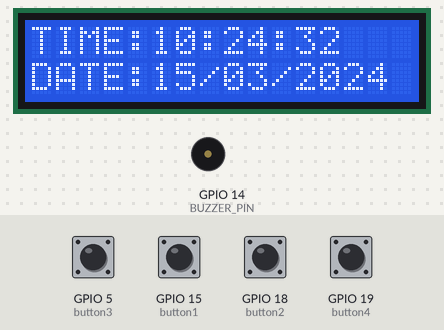
The sketch below on a simulated ESP32. Parts: 16×2 character LCD, buzzer (waves = sounding, pin HIGH). The inputs (shaded band) are chosen by the test bench; at power-on: GPIO 5 (button3), GPIO 15 (button1), GPIO 18 (button2), GPIO 19 (button4) HIGH. WiFi joins after 1.5 s; servers stay silent unless stated; network time is answered at once with the bench clock; the local clock reads 2024-03-15 10:24:30 at power-on unless the sketch sets it; what the sketch prints to the serial monitor is not drawn.

Above: at 2.7 s.
2.8 s: GPIO 19 (button4) pulled LOW for 0.65 s
At 5.7 s:
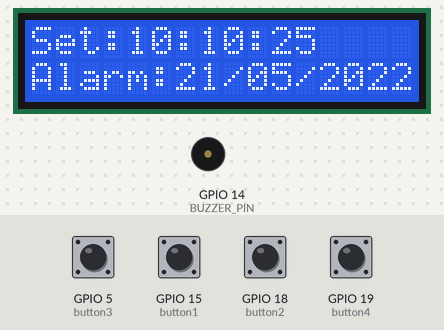
6.5 s: GPIO 5 (button3) pulled LOW for 1 s
At 8.5 s:
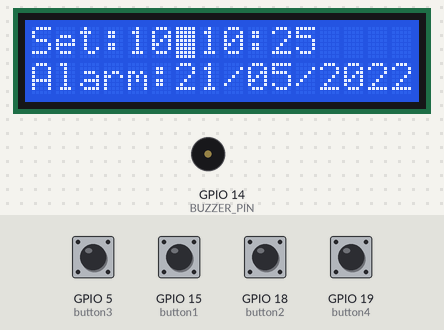
9.0 s: GPIO 15 (button1) pulled LOW for 0.65 s
At 10.6 s:
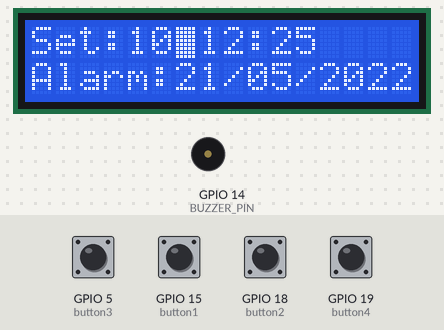
11.1 s: GPIO 5 (button3) pulled LOW for 0.65 s
At 12.6 s:
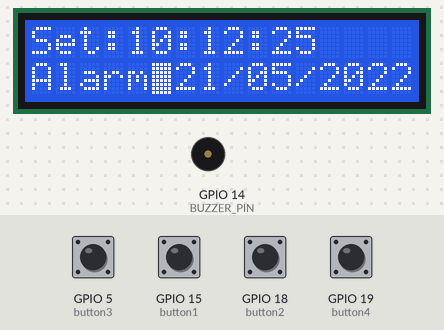
13.2 s: GPIO 18 (button2) pulled LOW for 0.65 s
At 14.9 s:
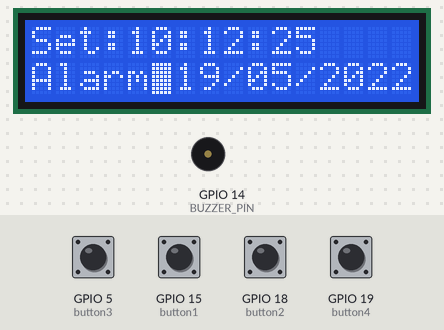
15.3 s: GPIO 18 (button2) pulled LOW for 1 s
At 16.6 s:
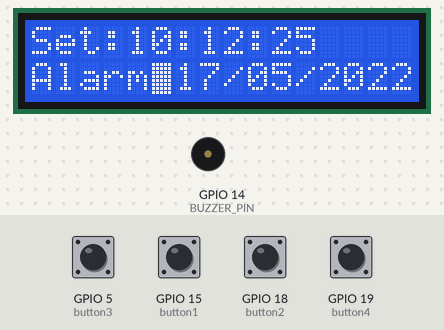
Timing chart, 0 to 18.3 s (numbered marks = the images above; inputs shaded):
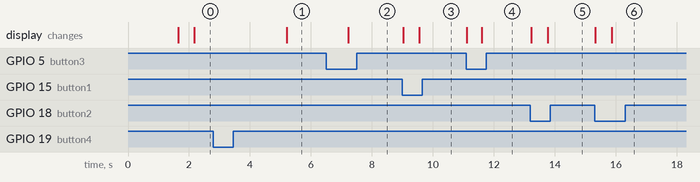

Measured:
- after the input at 2.8 s, the display: changes after 2.4 s (image 1)
- after the input at 6.5 s, the display: changes after 0.72 s (image 2)
- after the input at 9.0 s, the display: first changes at once (image 3 shows a later state)
- after the input at 11.1 s, the display: first changes at once (image 4 shows a later state)
- after the input at 13.2 s, the display: first changes at once (image 5 shows a later state)
- after the input at 15.3 s, the display: first changes at once (image 6 shows a later state)

The sketch:

code_v2.5.ino
```cpp
#include <LiquidCrystal_I2C.h>
//this library allows you to communicate with I2C devices.
//for ESP32 SDA = GPIO 21; SCL = GPIO 22
#include <Wire.h>
#include <WiFi.h>
#include <NTPClient.h>
#include <TimeLib.h>
//We will use NTPClient Library first. This library connects the ESP32 WiFi to a time server, the server sends time information to the module.

//Then we have Time library which converts Unix timestamp (Unix epoch) into seconds, minutes, hours, day of the week, day, month and year.
//initialize the liquid crystal library

LiquidCrystal_I2C lcd(0x27, 16, 2);
//the first parameter is the I2C address
//the second parameter is how many rows are on your screen
//the third parameter is how many columns are on your screen
const char *ssid     = "Your_SSID";
const char *password = "Your_PASSWORD";

WiFiUDP ntpUDP;


NTPClient timeClient(ntpUDP, "ro.pool.ntp.org", 10800, 60000);

char Time[ ] = "TIME:00:00:00";
char Date[ ] = "DATE:00/00/2000";
byte last_second, second_, minute_, hour_, day_, month_;
int year_;


//the number of the pins connected to the buttons
const int button1 = 15;
const int button2 = 18;
const int button3 = 5;
const int button4 = 19;
int buttonState = 0;
int buttonState2 = 0;
int buttonState3 = 0;
int buttonState4 = 0;

const int led = 26;

int BUZZER_PIN = 14; //the number of the pin connected to the buzzer
int BUZZER_CHANNEL = 0;
int sec;
int monthday= 0;
int hours= 10;
int minutes = 10;
int seconds = 25;
int K = 1;
int days= 21;
int months = 5;
int years = 2022;
int asecond;
int aminute;
int ahour;
int aday;
int state=0;


void printLocalTime()
{
  timeClient.update();
  unsigned long unix_epoch = timeClient.getEpochTime();    // Get Unix epoch time from the NTP server

  second_ = second(unix_epoch);
  if (last_second != second_) {


    minute_ = minute(unix_epoch);
    hour_   = hour(unix_epoch);
    day_    = day(unix_epoch);
    month_  = month(unix_epoch);
    year_   = year(unix_epoch);


    Time[12] = second_ % 10 + 48;
    Time[11] = second_ / 10 + 48;
    Time[9]  = minute_ % 10 + 48;
    Time[8]  = minute_ / 10 + 48;
    Time[6]  = hour_   % 10 + 48;
    Time[5]  = hour_   / 10 + 48;


    Date[5]  = day_   / 10 + 48;
    Date[6]  = day_   % 10 + 48;
    Date[8]  = month_  / 10 + 48;
    Date[9]  = month_  % 10 + 48;
    Date[13] = (year_   / 10) % 10 + 48;
    Date[14] = year_   % 10 % 10 + 48;
    //seconds= second_ % 10 + 48 + (second_ / 10 + 48)*10;
    //Serial.println(minute_);
// Serial.println(second_);
 // Serial.println(hour_);
    //Serial.println(day_);
    //Serial.println(Time);
    //Serial.println(Date);


    lcd.setCursor(0, 0);
    lcd.print(Time);
    lcd.setCursor(0, 1);
    lcd.print(Date);
    lcd.print(" ");
    last_second = second_;

  }
  delay(500);


}

void alarm()
{
  lcd.clear();
  lcd.setCursor(6,0);
  lcd.print("Alarm!");

  lcd.setCursor(0,1);
  lcd.print("Time:");

  if(hours < 10)
  {
    lcd.print("0");
  }
  lcd.print(hours);
  lcd.print(":");

  if(minutes < 10)
  {
    lcd.print("0");
  }
  lcd.print(minutes);
  lcd.print(":");

  if(seconds < 10)
  {
    lcd.print("0");
  }
  lcd.print(seconds);


  while (buttonState4 == HIGH)//buzzer ringing
  {
    buttonState4 = digitalRead(button4);
    ledcWriteNote(BUZZER_CHANNEL, (note_t)NOTE_A, 4);
    delay(150);
    ledcWriteNote(BUZZER_CHANNEL, (note_t)NOTE_B, 5);
    delay(20);
    ledcWriteNote(BUZZER_CHANNEL, (note_t)NOTE_C, 5);
    delay(20);
    ledcWriteNote(BUZZER_CHANNEL, (note_t)NOTE_D, 5);
    delay(20);
    ledcWriteNote(BUZZER_CHANNEL, (note_t)NOTE_E, 5);
    delay(20);
    ledcWriteNote(BUZZER_CHANNEL, (note_t)NOTE_A, 3);
    delay(30);
    ledcWriteNote(BUZZER_CHANNEL, (note_t)NOTE_C, 5);
    delay(20);
    ledcWriteNote(BUZZER_CHANNEL, (note_t)NOTE_C, 6);
    delay(20);
    ledcWriteNote(BUZZER_CHANNEL, (note_t)NOTE_F, 5);
    delay(30);
    ledcWriteNote(BUZZER_CHANNEL, (note_t)NOTE_G, 5);
    delay(20);
  }
return;
}


void print_time_and_date()
{
  // tell the screen to write the Alarm numbers
  //everytime any variable is less than 10 instead of 9, on the lcd is shown 09
  lcd.setCursor(0,0);
  lcd.print("Set:");
  if(hours < 10)
  {
    lcd.print("0");
  }
  lcd.print(hours);
  lcd.print(":");
  if(minutes < 10)
  {
    lcd.print("0");
  }
  lcd.print(minutes);
  lcd.print(":");
  if(seconds < 10)
  {
    lcd.print("0");
  }
  lcd.print(seconds);
  lcd.setCursor(0,1);
  lcd.print("Alarm:");
  if(days < 10)
  {
    lcd.print("0");
  }
  lcd.print(days);
  lcd.print("/");
  if(months < 10)
  {
    lcd.print("0");
  }
  lcd.print(months);
  lcd.print("/");
  lcd.print(years);
  lcd.print(" ");
  //changes the cursor for every state
  blink();
}

void setup(){

  pinMode(button1, INPUT_PULLUP); //or INPUT and add resistor
  pinMode(button2, INPUT_PULLUP);
  pinMode(button3, INPUT_PULLUP);
  pinMode(button4, INPUT_PULLUP);


  // initialize LCD
  lcd.begin();
  // turn on LCD backlight
  lcd.backlight();
  Serial.begin(115200);

  lcd.setCursor(0, 0);
  lcd.print(Time);
  lcd.setCursor(0, 1);
  lcd.print(Date);

  WiFi.begin(ssid, password);
  Serial.print("Connecting.");

  while ( WiFi.status() != WL_CONNECTED ) {
    delay(500);
    Serial.print(".");
  }
  Serial.println("connected");
  timeClient.begin();


  ledcAttachPin(BUZZER_PIN, BUZZER_CHANNEL);
}

void blink()
{//cursor blink moving
    if (state == 0)
      lcd.setCursor(3, 0);
    if (state == 1)
      lcd.setCursor(6, 0);
    if (state == 2)
      lcd.setCursor(9, 0);
    if (state == 3)
      lcd.setCursor(5, 1);
    if (state == 4)
      lcd.setCursor(8, 1);
    if (state == 5)
      lcd.setCursor(11, 1);
}

void setalarm()
{//alarm setting
  delay(2000);
  lcd.clear();
  print_time_and_date();
  delay(2000);
  while( K == 1)
  {
    lcd.blink();
    //1st button increment
    //2nd button decrement
    //3rd button move through date and time
    //4th button - set date and time for alarm
    if(months == 1 || months == 3 || months == 5 || months == 7 || months == 8 || months == 10 || months == 12 )
      monthday = 31;
    else if(months == 4 || months == 6 || months == 9 || months == 11 )
      monthday = 30;
    else if(years %4 == 0)
      monthday = 29;
    else
      monthday = 28;

    buttonState = digitalRead(button1);
    if (buttonState == LOW)
    {
      if (state == 0)
      {
        hours += 1;
        if(hours == 24)
           hours = 0;
      }
      else if (state == 1)
      {
        minutes += 1;
        if(minutes == 60)
           minutes = 0;
      }
      else if (state == 2)
      {
        seconds += 1;
        if(seconds == 60)
           seconds = 0;
      }
      else if (state == 3)
      {
        days += 1;
        if(days == monthday+1)
           days = 1;
      }
      else if (state == 4)
      {
        months += 1;
        if(months == 12)
          months = 1;
      }
      else if (state == 5)
        years += 1;

      print_time_and_date();
      delay(500);
  }

  buttonState2 = digitalRead(button2);
  if (buttonState2 == LOW)
  {
      if (state == 0)
        {hours -= 1;
        if(hours == -1)
           hours = 23; }
      else if (state == 1)
        {minutes -= 1;
         if(minutes == -1)
           minutes = 59; }
      else if (state == 2)
        {seconds -= 1;
      if(seconds == -1)
           seconds = 59; }
      else if (state == 3)
        {days -= 1;
        if(days == 0)
           days = monthday; }
      else if (state == 4)
        {months -= 1;
        if(months == 0)
           months = 12; }
      else if (state == 5)
        years -= 1;

      print_time_and_date();
      delay(500);
  }

  buttonState3 = digitalRead(button3);
  if (buttonState3 == LOW)
  {
      state += 1;
        blink();
      if (state == 6)
      {   state = 0;
          blink();
                    }
      delay(500);
  }
   buttonState4 = digitalRead(button4);
  if (buttonState4 == LOW)
  K = 0;
}
}

void loop()
{
  printLocalTime();//prints actual time
  lcd.noBlink();
  buttonState4 = digitalRead(button4);
  if (buttonState4 == LOW) //if button is placed change to alarm set up screen
  {
    K = 1;//constant
    setalarm();
    delay(250);
  }

  //real time variables

  //comparison between the alarm set and the rt variables
  if(day_==days)
    if(hour_==hours)
      if(minute_==minutes)
        if(second_==seconds)
        { alarm();//alarm ringing
          ledcWrite(0, 0);
          delay(10);
        }


}
```
